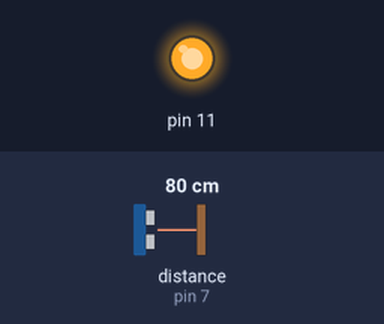
Bench run of a sketch on a simulated Arduino Uno, built with avr-gcc and run on an emulated ATmega328P. On the bench: output pins drawn as LEDs (lit = HIGH). Wiring (inferred from the names in the program): ultrasonic range finder: trigger pin 6; echo pin 7. Inputs (shaded band) come from the test bench; at power-on: distance to the obstacle (sensor on pin 7) 80 cm. The echo pulse lasts 58.3 µs per cm; pins used as bus, display or sensor lines are not drawn; what the sketch prints to the serial monitor is not drawn.

Above: at 1.2 s.
1.3 s: distance to the obstacle (sensor on pin 7) set to 96 cm
2.8 s: distance to the obstacle (sensor on pin 7) set to 106 cm
At 4.0 s:
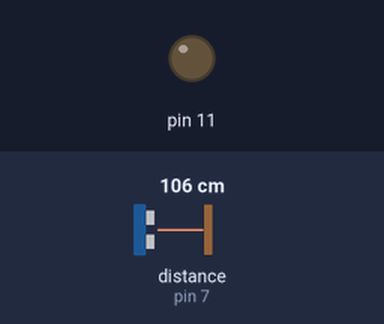
4.3 s: distance to the obstacle (sensor on pin 7) set to 2 cm
At 5.0 s:
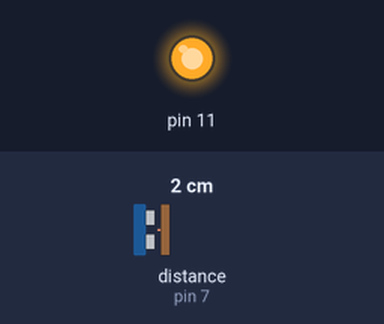
5.8 s: distance to the obstacle (sensor on pin 7) set to 120 cm
At 6.2 s:
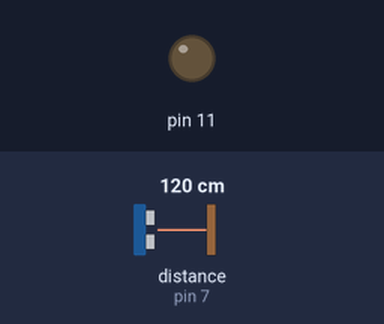
Timing chart, 0 to 8.3 s (numbered marks = the images above; inputs shaded):
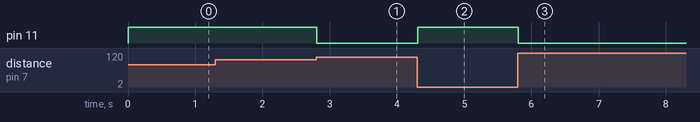

Measured:
- the behaviour switches between 101 and 102 cm on distance to the obstacle (sensor on pin 7) (found by bisection; images 0 and 1)
- after the input at 1.3 s, every drawn part: stays the same
- after the input at 2.8 s, pin 11: HIGH → LOW at once
- after the input at 4.3 s, pin 11: LOW → HIGH at once
- after the input at 5.8 s, pin 11: HIGH → LOW at once

The sketch:

amazing_allis_hillar1.ino
```cpp
#define trigpin 6
#define echopin 7

void setup()
{
  Serial.begin(9600);
  pinMode(trigpin,OUTPUT);
  pinMode(echopin,INPUT);
  pinMode(11,OUTPUT);

}

void loop()
{
  int duration,distance;
  digitalWrite(trigpin,HIGH);
  delayMicroseconds(500);
  digitalWrite(trigpin,LOW);
  duration=pulseIn(echopin,HIGH);
  distance=(duration/2)/29.1;
  if(distance<100)
  {
    Serial.print(distance);
    digitalWrite(11,HIGH);
  }
  else if(distance>100 || distance<30)
  {
    digitalWrite(11,LOW);
  }
}
  
```
